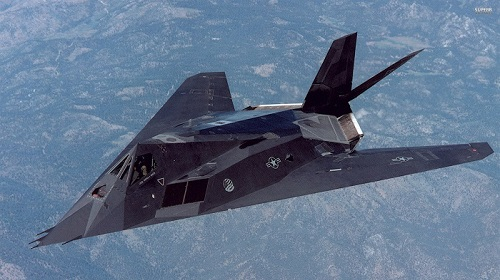
//> input picture MyOpenCvProject1/2.jpg, 500 x 280 px
$ ./main   (built with g++ and OpenCV 4)
//> lines starting //> are read from the running program, lines starting //| are printed output that depends on the picture

//-----------------------------------【头文件包含部分】---------------------------------------
//            描述：包含程序所依赖的头文件
//----------------------------------------------------------------------------------------------
#include <opencv2/core/core.hpp>
#include<opencv2/highgui/highgui.hpp>
#include<opencv2/imgproc/imgproc.hpp>
#include <iostream>

//-----------------------------------【命名空间声明部分】---------------------------------------
//            描述：包含程序所使用的命名空间
//-----------------------------------------------------------------------------------------------
using namespace std;
using namespace cv;


//-----------------------------------【全局变量声明部分】--------------------------------------
//            描述：全局变量声明
//-----------------------------------------------------------------------------------------------
Mat g_srcImage, g_dstImage1, g_dstImage2, g_dstImage3, g_dstImage4, g_dstImage5;
int g_nBoxFilterValue = 6;  //方框滤波内核值
int g_nMeanBlurValue = 10;  //均值滤波内核值
int g_nGaussianBlurValue = 6;  //高斯滤波内核值
int g_nMedianBlurValue = 10;  //中值滤波参数值
int g_nBilateralFilterValue = 10;  //双边滤波参数值


//-----------------------------------【全局函数声明部分】--------------------------------------
//            描述：全局函数声明
//-----------------------------------------------------------------------------------------------
//轨迹条回调函数
static void on_BoxFilter(int, void *);            //方框滤波
static void on_MeanBlur(int, void *);           //均值块滤波器
static void on_GaussianBlur(int, void *);                    //高斯滤波器
static void on_MedianBlur(int, void *);               //中值滤波器
static void on_BilateralFilter(int, void*);                    //双边滤波器


//-----------------------------------【main( )函数】--------------------------------------------
//            描述：控制台应用程序的入口函数，我们的程序从这里开始
//-----------------------------------------------------------------------------------------------
int main()
{
	//system("color 5E");

	//载入原图
	g_srcImage = imread("2.jpg", 1);
//> g_srcImage is the input picture: 280 rows x 500 cols, CV_8UC3; mean B, G, R 140.4, 115.4, 96.5
	if (!g_srcImage.data) {
		printf("Oh，no，读取srcImage错误~！\n");
		return false;
	}

	//克隆原图到四个Mat类型中
	g_dstImage1 = g_srcImage.clone();
	g_dstImage2 = g_srcImage.clone();
	g_dstImage3 = g_srcImage.clone();
	g_dstImage4 = g_srcImage.clone();
	g_dstImage5 = g_srcImage.clone();

	//显示原图
	namedWindow("【<0>原图窗口】", 1);
	imshow("【<0>原图窗口】", g_srcImage);


	//=================【<1>方框滤波】=========================
	//创建窗口
	namedWindow("【<1>方框滤波】", 1);
	//创建轨迹条
	createTrackbar("内核值：", "【<1>方框滤波】", &g_nBoxFilterValue, 50, on_BoxFilter);
	on_MeanBlur(g_nBoxFilterValue, 0);
	imshow("【<1>方框滤波】", g_dstImage1);
	//=====================================================


	//=================【<2>均值滤波】==========================
	//创建窗口
	namedWindow("【<2>均值滤波】", 1);
	//创建轨迹条
	createTrackbar("内核值：", "【<2>均值滤波】", &g_nMeanBlurValue, 50, on_MeanBlur);
	on_MeanBlur(g_nMeanBlurValue, 0);
	//======================================================


	//=================【<3>高斯滤波】===========================
	//创建窗口
	namedWindow("【<3>高斯滤波】", 1);
	//创建轨迹条
	createTrackbar("内核值：", "【<3>高斯滤波】", &g_nGaussianBlurValue, 50, on_GaussianBlur);
	on_GaussianBlur(g_nGaussianBlurValue, 0);
	//=======================================================


	//=================【<4>中值滤波】===========================
	//创建窗口
	namedWindow("【<4>中值滤波】", 1);
	//创建轨迹条
	createTrackbar("参数值：", "【<4>中值滤波】", &g_nMedianBlurValue, 50, on_MedianBlur);
	on_MedianBlur(g_nMedianBlurValue, 0);
	//=======================================================


	//=================【<5>双边滤波】===========================
	//创建窗口
	namedWindow("【<5>双边滤波】", 1);
	//创建轨迹条
	createTrackbar("参数值：", "【<5>双边滤波】", &g_nBilateralFilterValue, 50, on_BilateralFilter);
	on_BilateralFilter(g_nBilateralFilterValue, 0);
	//=======================================================


	//输出一些帮助信息
	cout << "欢迎使用！" << endl;
	while (char(waitKey(1)) != 'q') {}

	return 0;
}

//-----------------------------【on_BoxFilter( )函数】------------------------------------
//            描述：方框滤波操作的回调函数
//-----------------------------------------------------------------------------------------------
static void on_BoxFilter(int, void *)
{
	//方框滤波操作
	boxFilter(g_srcImage, g_dstImage1, -1, Size(g_nBoxFilterValue + 1, g_nBoxFilterValue + 1));
	//显示窗口
	imshow("【<1>方框滤波】", g_dstImage1);
}

//-----------------------------【on_MeanBlur( )函数】------------------------------------
//            描述：均值滤波操作的回调函数
//-----------------------------------------------------------------------------------------------
static void on_MeanBlur(int, void *)
{
	blur(g_srcImage, g_dstImage2, Size(g_nMeanBlurValue + 1, g_nMeanBlurValue + 1), Point(-1, -1));
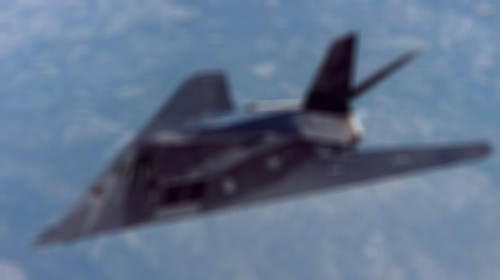
//> g_dstImage2: 280 rows x 500 cols, CV_8UC3; mean B, G, R 140.4, 115.4, 96.5
	imshow("【<2>均值滤波】", g_dstImage2);

}

//-----------------------------【on_GaussianBlur( )函数】------------------------------------
//            描述：高斯滤波操作的回调函数
//-----------------------------------------------------------------------------------------------
static void on_GaussianBlur(int, void *)
{
	GaussianBlur(g_srcImage, g_dstImage3, Size(g_nGaussianBlurValue * 2 + 1, g_nGaussianBlurValue * 2 + 1), 0, 0);
	imshow("【<3>高斯滤波】", g_dstImage3);
}


//-----------------------------【on_MedianBlur( )函数】------------------------------------
//            描述：中值滤波操作的回调函数
//-----------------------------------------------------------------------------------------------
static void on_MedianBlur(int, void *)
{
	medianBlur(g_srcImage, g_dstImage4, g_nMedianBlurValue * 2 + 1);
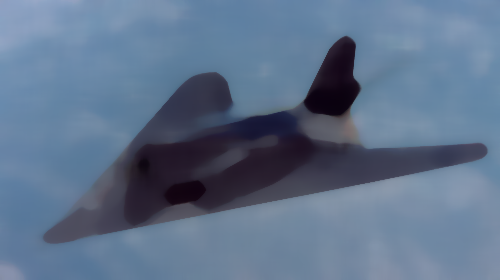
//> g_dstImage4: 280 rows x 500 cols, CV_8UC3; mean B, G, R 139.7, 114.3, 94.9
	imshow("【<4>中值滤波】", g_dstImage4);
}


//-----------------------------【on_BilateralFilter( )函数】------------------------------------
//            描述：双边滤波操作的回调函数
//-----------------------------------------------------------------------------------------------
static void on_BilateralFilter(int, void *)
{
	bilateralFilter(g_srcImage, g_dstImage5, g_nBilateralFilterValue, g_nBilateralFilterValue * 2, g_nBilateralFilterValue / 2);
//> the 'q' key is pressed
	imshow("【<5>双边滤波】", g_dstImage5);
}
